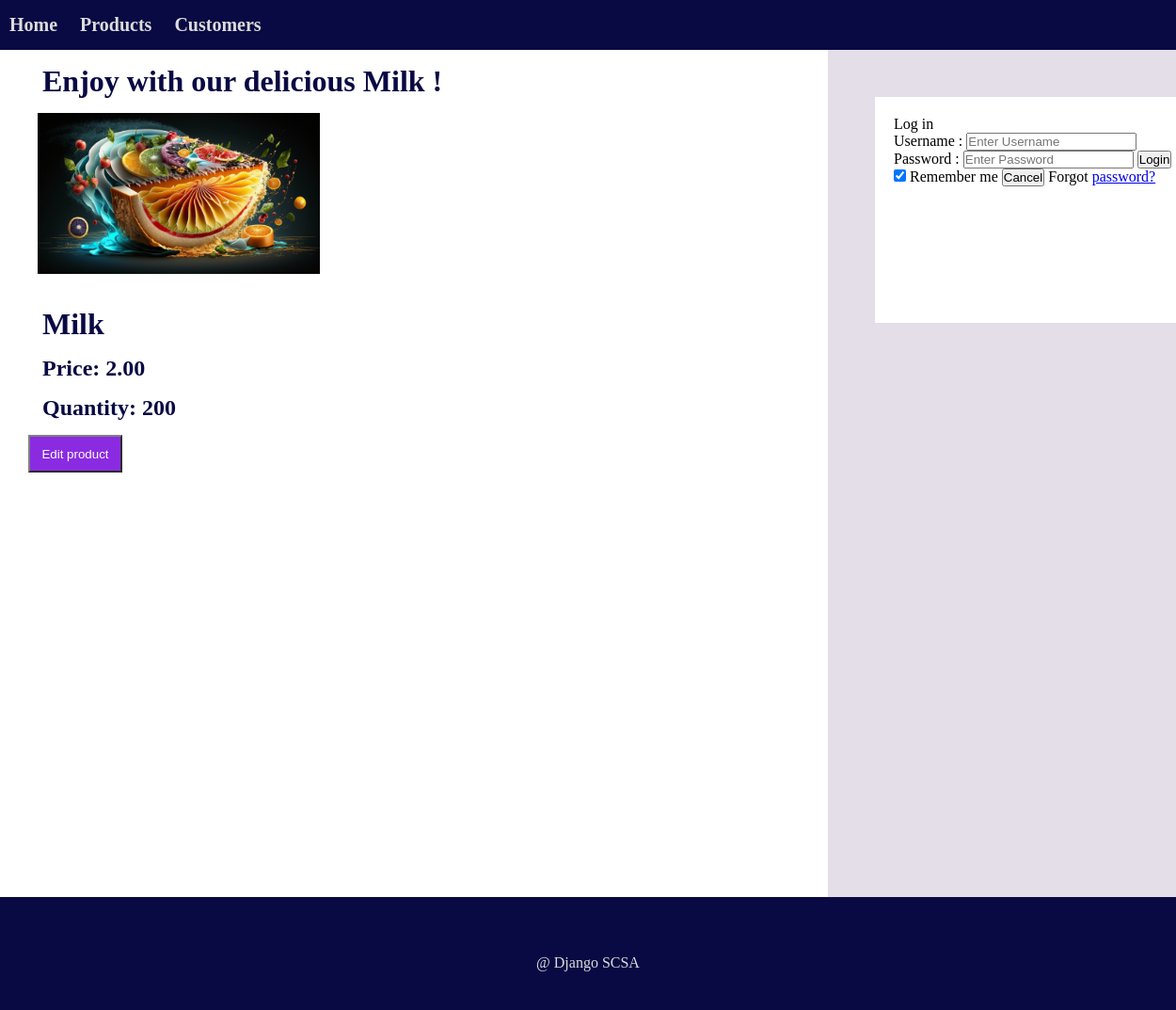
Before: /home/product/2/ with the older database file.
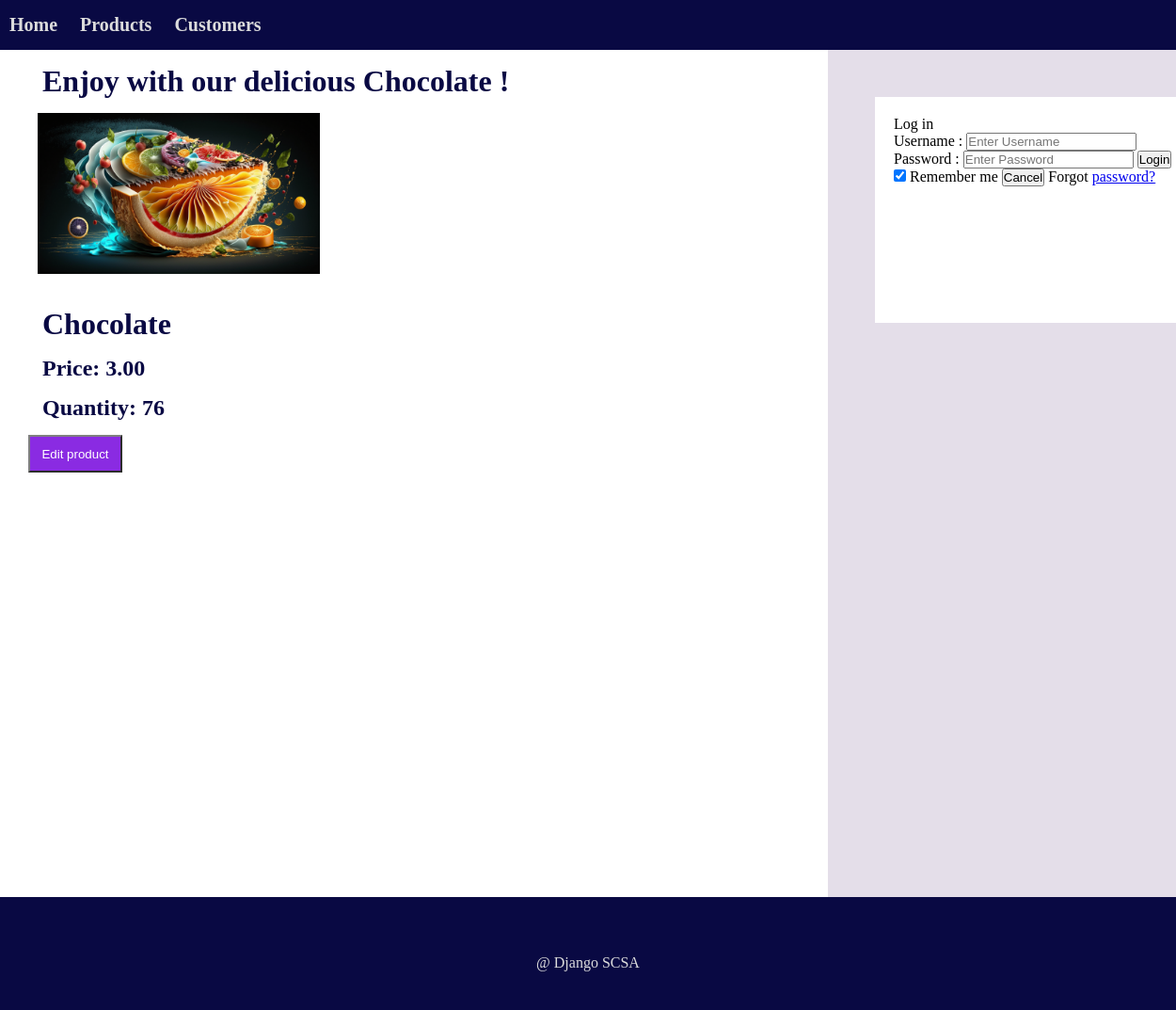
After: the same page with the newer database file.
### products/models.py (models this page shows, shortened)
class Product(models.Model):
    name = models.CharField(max_length=30)
    price = models.DecimalField(max_digits=3, decimal_places=2)
    quantity = models.IntegerField()

### products/views.py (the view)
# urls.py: path('product/<int:id>/',productView, name="product"),
def productView(request, id):
    product = Product.objects.get(id=id)
    template_name = "product.html"
    context = {
        'object':product
    }
    return render(request, template_name, context)

### templates/product.html (shortened to what this page needs)
{% extends 'base.html' %}
{% block content %}
{% load static %}
    <header>
      <h1>Enjoy with our delicious {{object.name}} ! </h1>
      <img src="{% static 'images/food2.png' %}" alt="Food" class="image-lists">
    <header>
    <div class="">
      <div class="block">
      <h1>{{ object.name }}</h1>
      <h2>Price: {{ object.price }}</h2>
      <h2>Quantity: {{ object.quantity }}</h2>
      <form method="post" action="{% url 'edit-product' id=object.id %}">
        <button type="submit" class="button">Edit product</button>
      </form>
    </div>
    </div>
  {% endblock %}

Changed rows visible on the page:
changed Product: name "Milk" → "Chocolate"; price "2.00" → "3.00"; quantity "200" → "76"
